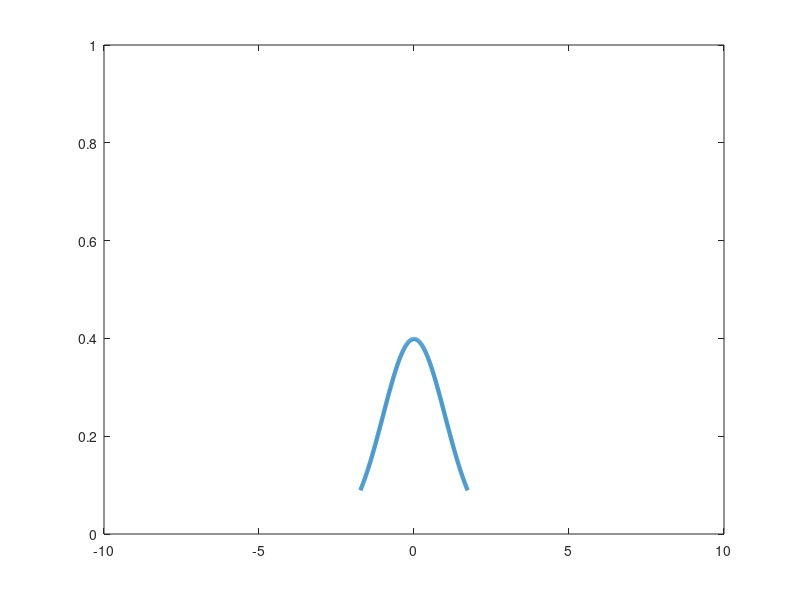

The MATLAB source for this figure: (Note: this script raises an error after producing the figure.)
clear all
close all 

addpath(genpath('C:\Users\npescetelli\Documents\Paris\toolboxes'));

%% plot confidence distribution
clf
x1=[0:1:1000];
z = zscore(x1);
C = normpdf(z,0,1);

plot(z,C,'LineWidth',3)
xlim([-10 10])
ylim([0 1])

set(gcf, 'Position', get(0,'Screensize')); % Maximize figure.

%% plot conditional probability
hold on
Y1=sigmoid(z,1,2)*.5+.5; % agreeing in confidence
Y2=sigmoid(z,1,-2)*.5+.5; % agreeing in uncertainty
Y3=sigmoid(z,1,2)*.5+.5;% accurate agreeing
Y4=sigmoid(z,1,-2)*.5+.5;% accurate agreeing

h1 = line([0 0],[1 0],'LineWidth',2,'LineStyle','--','color','b');

h2 = plot(z,Y1,'LineWidth',3,'color','r')
h3 = plot(z,Y2,'LineWidth',3,'color','b')
h4 = plot(z,Y3,'LineWidth',3,'color','r','LineStyle','--')
h5 = plot(z,Y4,'LineWidth',3,'color','b','LineStyle','--')

set(gca,'FontSize',24)
xlim([-10 10]),xlabel('confidence')
ylim([0 1]),ylabel('p(agree)')

legend([h2 h3 h4 h5], 'high agreement in confidence','high agreement in uncertainty',...
    'low agreement in confidence','low agreement in uncertainty','Location','SouthWest')

